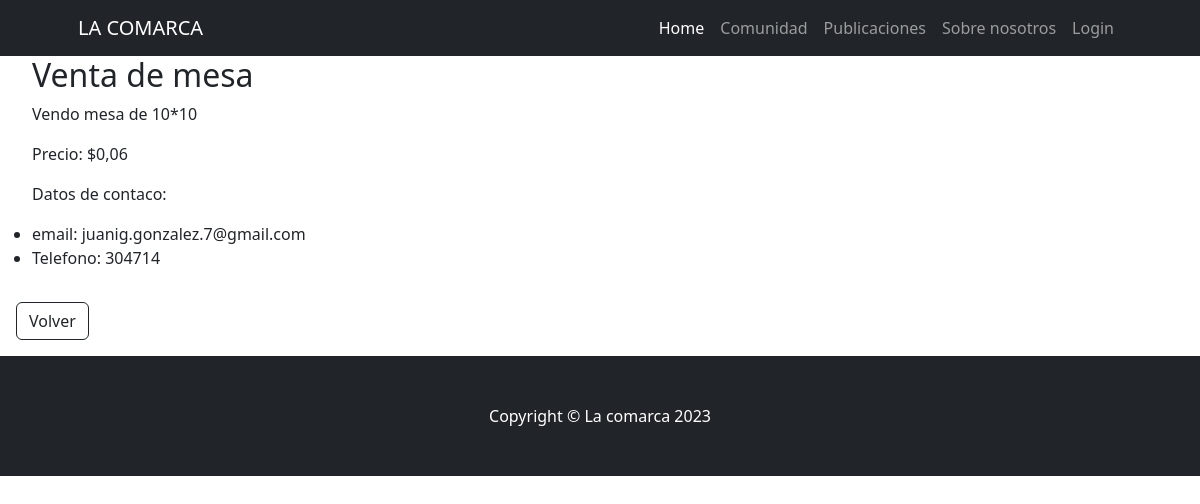
The page /publicaciones/publicaciones_detail/1/ on the database its author committed.
### publicaciones/models.py (models this page shows, shortened)
class Publicaciones(models.Model):
    titulo = models.CharField(max_length=30)
    descripcion = models.CharField(max_length=300)
    cantidad = models.IntegerField(null=True, blank=True)
    precio = models.DecimalField(max_digits=10,decimal_places=2,null=True,blank=True)
    email_contacto = models.EmailField(null=True,blank=True)
    telefono_contacto = models.IntegerField(null=True,blank=True)
    class Meta:
        verbose_name = "Publicación"
        verbose_name_plural = "Publicaciones"

### publicaciones/views.py (the view)
# urls.py: path("publicaciones_detail/<int:pk>/", views.PublicacionesDetail.as_view(), name="publicaciones_detail"),
class PublicacionesDetail(DetailView):
    model = models.Publicaciones

### publicaciones/templates/publicaciones/publicaciones_detail.html
{% extends 'home/base.html' %}
{% block content %}
    <ul>
        <h2>{{object.titulo}}</h2>
        <p>{{object.descripcion}}</p>
        <p>Precio: ${{object.precio}}</p>
        <p>Datos de contaco:</p>
        <li>
            email: {{object.email_contacto}}
        </li>
        <li>
            Telefono: {{object.telefono_contacto}}
        </li>
    </ul>
    <a class="btn btn-outline-dark m-3 m-3" href="{% url 'publicaciones:publicaciones_list' %}">Volver</a>
{% endblock content %}

### rows shown on the page
Publicaciones: titulo "Venta de mesa", descripcion "Vendo mesa de 10*10", precio "0,06", email_contacto "juanig.gonzalez.7@gmail.com", telefono_contacto "304714"
